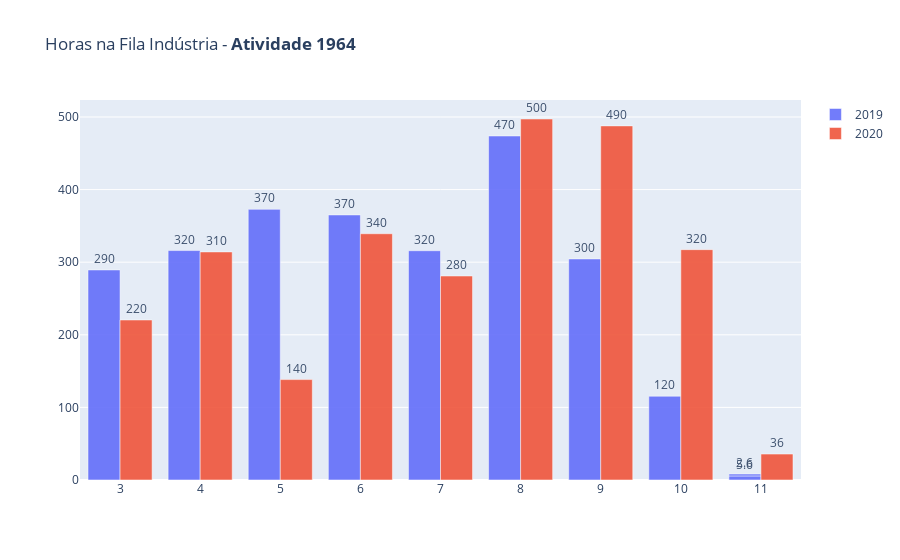

The cell this chart's notebook holds for it:
### Code cell
import plotly.graph_objects as go

df_eqpto = dt_year_month.query("CD_ATIVIDADE == 1964")
#df_eqpto = df_eqpto.query("EQUIPTO == 1")
df_eqpto = df_eqpto.query("FG_ATIVIDADE_PRODUTIVA != 1")

df2019 = df_eqpto.query('ANO=="2019"')
df2020 = df_eqpto.query('ANO=="2020"')

fig = go.Figure(data=[   
    go.Bar(name='2019', x=df2019.MES, y=df2019.V_TEMPO_PROD_MED_DIA_ATIVIDADE, text=df2019.V_TEMPO_PROD_MED_DIA_ATIVIDADE, textposition='auto'),
    go.Bar(name='2020', x=df2020.MES, y=df2020.V_TEMPO_PROD_MED_DIA_ATIVIDADE, text=df2020.V_TEMPO_PROD_MED_DIA_ATIVIDADE, textposition='auto')
])

#marker_color='crimson'
fig.update_traces(marker_line_color='rgb(255,255,255)', marker_line_width=0.5, opacity=0.9)
fig.update_traces(texttemplate='%{text:.2s}', textposition='outside')
fig.update_layout(uniformtext_minsize=8, uniformtext_mode='hide', title="Horas na Fila Indústria - <b>Atividade 1964</b>")
fig.show()

### Figure 1 — Plotly figure (JSON) as saved in the notebook; plotly's stock layout.template omitted (floating-point values rounded to 4 significant figures)
{"data": [{"marker": {"line": {"color": "rgb(255,255,255)", "width": 0.5}}, "name": "2019", "opacity": 0.9, "text": [289.3, 316.0, 372.8, 365.1, 315.8, 473.8, 304.4, 115.4, 5.63, 2.57], "textposition": "outside", "texttemplate": "%{text:.2s}", "type": "bar", "x": [3, 4, 5, 6, 7, 8, 9, 10, 11, 11], "y": [289.3, 316.0, 372.8, 365.1, 315.8, 473.8, 304.4, 115.4, 5.63, 2.57]}, {"marker": {"line": {"color": "rgb(255,255,255)", "width": 0.5}}, "name": "2020", "opacity": 0.9, "text": [220.4, 314.1, 138.3, 339.2, 281.0, 497.2, 487.7, 317.3, 35.71], "textposition": "outside", "texttemplate": "%{text:.2s}", "type": "bar", "x": [3, 4, 5, 6, 7, 8, 9, 10, 11], "y": [220.4, 314.1, 138.3, 339.2, 281.0, 497.2, 487.7, 317.3, 35.71]}], "layout": {"title": {"text": "Horas na Fila Indústria - <b>Atividade 1964</b>"}, "uniformtext": {"minsize": 8, "mode": "hide"}}}
